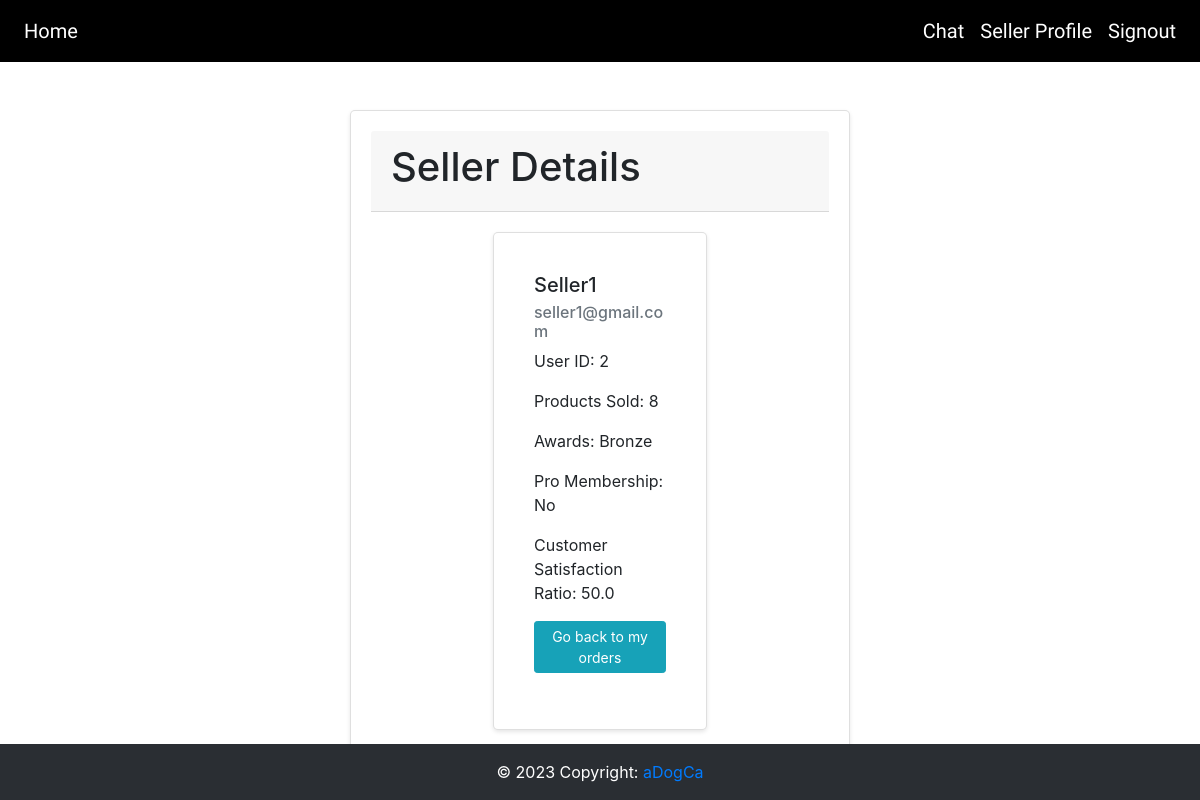
/order_seller_details/2, run on an earlier commit of the app's database.
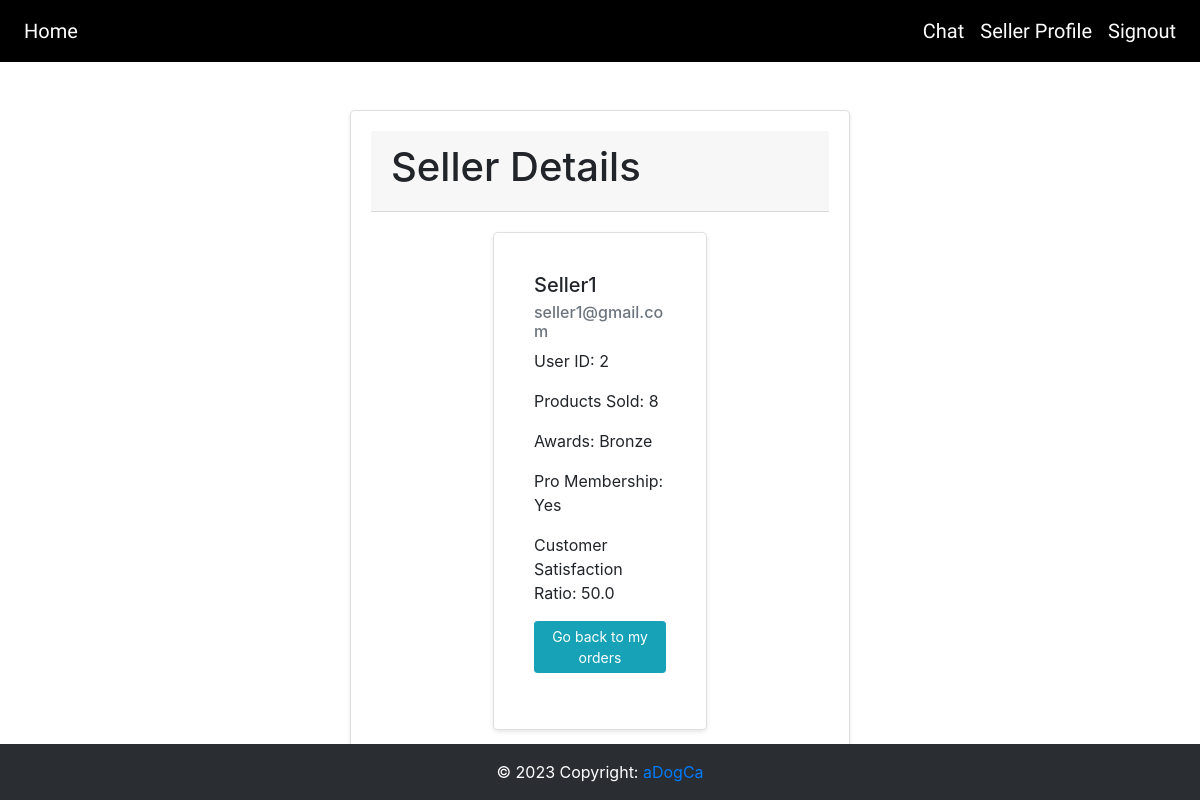
And on a later commit of the database.
### website/models.py (models this page shows)
class User(db.Model, UserMixin):
    id = db.Column(db.Integer, primary_key=True)
    email = db.Column(db.String(150), unique=True)
    password = db.Column(db.String(150))
    userType = db.Column(db.String(20))
    firstName = db.Column(db.String(150))
    products = db.relationship('Products')
    messages_sent = db.relationship('Message', backref='sender', foreign_keys='Message.sender_id')
    messages_received = db.relationship('Message', backref='recipient', foreign_keys='Message.recipient_id')
    products_sold = db.Column(db.Integer,default=0)
    pro_membership = db.Column(db.String(5),default="No")

### website/views.py (the view)
@views.route('/order_seller_details/<int:id>')
def order_seller_details(id):
    user = User.query.get(id)
    awards = "None"
    if user.products_sold > 25:
        awards = "Gold"
    elif user.products_sold > 15 and user.products_sold <= 25:
        awards = "Silver"
    elif user.products_sold <= 15 and user.products_sold > 5:
        awards = "Bronze"
    ratings = OrderDetails.query.filter_by(seller_id=id).all()
    total_ratings = len(ratings)
    total_satisfaction = sum([rating.rating for rating in ratings if rating.rating is not None])
    if total_ratings > 0:
        satisfaction_percentage = (total_satisfaction / (total_ratings * 5)) * 100
    else:
        satisfaction_percentage = 0
    return render_template('order_seller_details.html', user=user, awards=awards,satisfaction_percentage=satisfaction_percentage)

### website/templates/order_seller_details.html (shortened to what this page needs)
{% extends "base.html" %}
{% block content %}
    <div class="card mt-5">
        <div class="card-header">
            <h1>Seller Details</h1>
        </div>
        <div class="row">
            <div class="col-md-6 offset-md-3">
                <div class="card">
                    <div class="card-body">
                        <h5 class="card-title">{{ user.firstName }}</h5>
                        <h6 class="card-subtitle mb-2 text-muted">{{ user.email }}</h6>
                        <p class="card-text">User ID: {{ user.id }}</p>
                        <p class="card-text">Products Sold: {{ user.products_sold }}</p>
                        <p class="card-text">Awards: {{ awards }}</p>
                        <p class="card-text">Pro Membership: {{ user.pro_membership }}</p>
                        <p class="card-text">Customer Satisfaction Ratio: {{ satisfaction_percentage }}</p>
                        <p><a href="{{url_for('views.myOrders')}}" class="btn btn-info btn-sm">Go back to my orders</a></p>
            </div>
        </div>
    </div>
</div>
            </div>
{% endblock %}

What changed in the data, as far as the page shows it:
changed User "Seller1": pro_membership "No" → "Yes"
